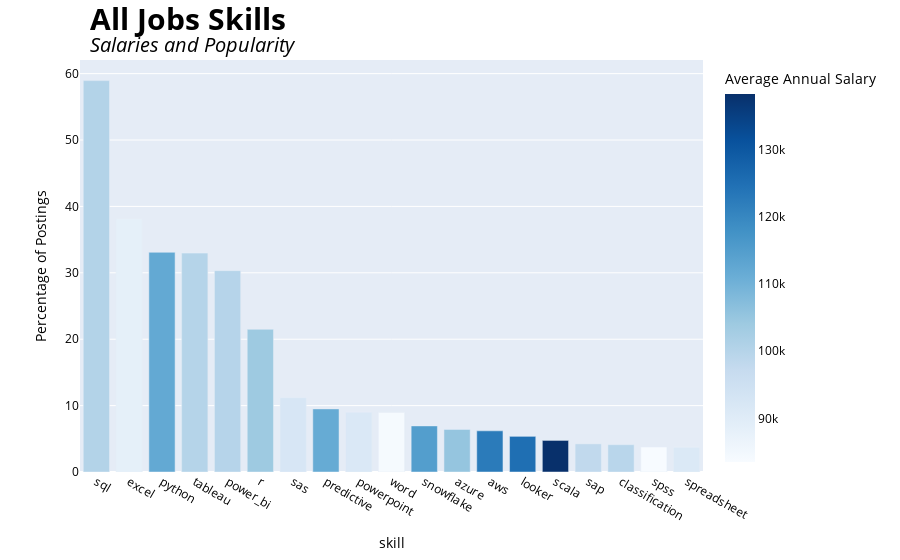

Notebook source saved alongside this figure:
### Markdown cell above
### Job title specific skills

### Code cell
w.create_skill_postings_plot(jobs_df_cleaned)

### Figure 1 — Plotly figure (JSON) as saved in the notebook; plotly's stock layout.template omitted (floating-point values rounded to 4 significant figures)
{"data": [{"alignmentgroup": "True", "hoverlabel": {"font": {"size": 20}}, "hovertemplate": "<b>Skill:</b> %{x}<br><b>Postings:</b> %{y}%<br><b>Average Annual Salary:</b> $%{marker.color}<extra></extra>", "legendgroup": "", "marker": {"color": [100468, 88324, 112186, 100062, 99870, 104019, 92503, 111724, 91534, 83971, 114865, 105215, 122416, 125008, 138274, 98024, 99378, 83524, 91365], "coloraxis": "coloraxis", "pattern": {"shape": ""}}, "name": "", "offsetgroup": "", "orientation": "v", "showlegend": false, "textfont": {"size": 40}, "textposition": "auto", "type": "bar", "x": ["sql", "excel", "python", "tableau", "power_bi", "r", "sas", "predictive", "powerpoint", "word", "snowflake", "azure", "aws", "looker", "scala", "sap", "classification", "spss", "spreadsheet"], "xaxis": "x", "y": [58.95, 38.1, 33.09, 32.97, 30.33, 21.49, 11.2, 9.507, 9.013, 8.975, 6.942, 6.416, 6.201, 5.371, 4.757, 4.237, 4.111, 3.769, 3.699], "yaxis": "y"}], "layout": {"barmode": "relative", "coloraxis": {"colorbar": {"title": {"text": "Average Annual Salary"}}, "colorscale": [[0, "rgb(247,251,255)"], [0.125, "rgb(222,235,247)"], [0.25, "rgb(198,219,239)"], [0.375, "rgb(158,202,225)"], [0.5, "rgb(107,174,214)"], [0.625, "rgb(66,146,198)"], [0.75, "rgb(33,113,181)"], [0.875, "rgb(8,81,156)"], [1, "rgb(8,48,107)"]]}, "font": {"color": "black"}, "legend": {"tracegroupgap": 0}, "margin": {"t": 60}, "title": {"text": "<b style='font-size: 30px;'>All Jobs Skills</b><br><i style='font-size: 20px;'>Salaries and Popularity</i>", "x": 0.1}, "xaxis": {"anchor": "y", "domain": [0, 1], "title": {"text": "skill"}}, "yaxis": {"anchor": "x", "domain": [0, 1], "title": {"text": "Percentage of Postings"}}}}
